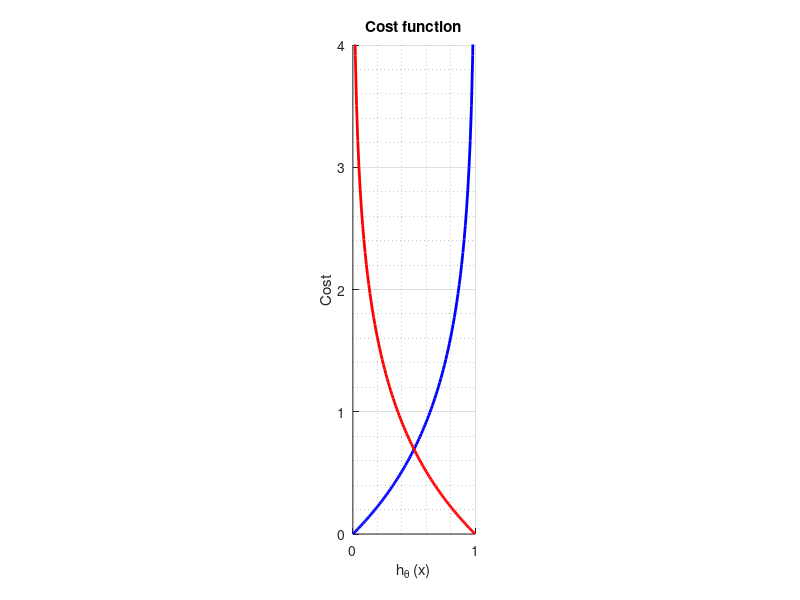
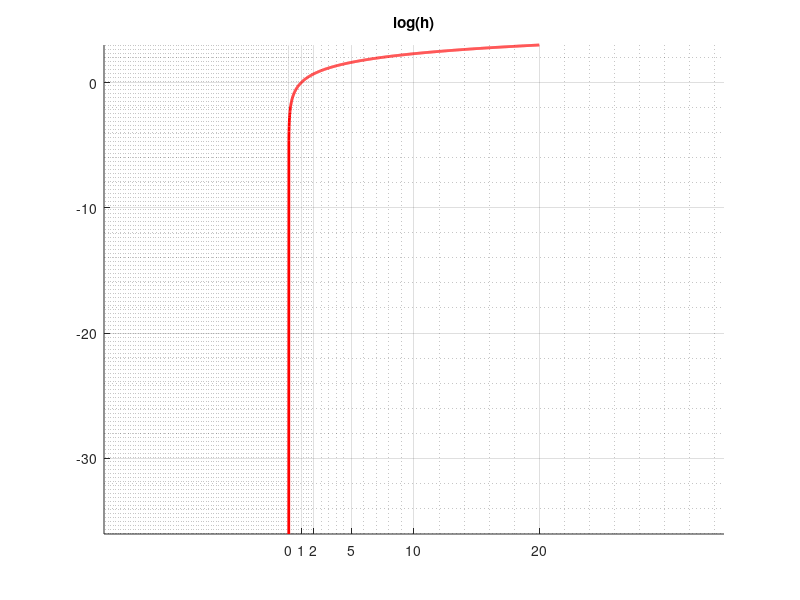
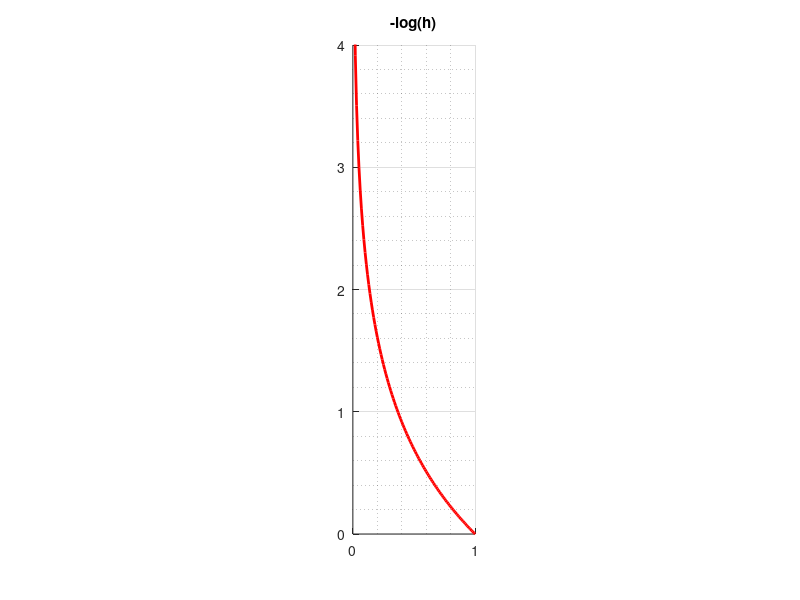

Write the MATLAB code that produced these figures, in order.
clear all; close all; clc;

h = eps : 0.01 : 20;
%%
figure;
title('log(h)');
hold on;
plot(h, log(h), 'r-', 'linewidth', 2);
grid on;
grid minor;
axis equal;
set(gca,'XTick',[0, 1, 2, 5, 10, 20]);
% print('log.png', '-dpng');

%%
figure;
title('-log(h)');
hold on;
plot(h, -log(h), 'r-', 'linewidth', 2);
grid on;
grid minor;
axis equal;
set(gca,'XTick',[0, 1, 20]);
axis([0, 1, -log(1), 4]);
% print('mlog.png', '-dpng');
%%
h = 0 : 0.01 : 1-eps;
figure;
title('-log(1-h)');
hold on;
plot(h, -log(1-h), 'b-', 'linewidth', 2);
grid on;
grid minor;
axis equal;
set(gca,'XTick',[0, 1]);
axis([0, 1, 0, 4]);
% print('mlog1mh.png', '-dpng');
fprintf('Press any key to continue...')
pause;
%%
plot(h, -log(h), 'r-', 'linewidth', 2);
title('Cost function');
xlabel('h_\theta (x)');
ylabel('Cost');
print('logisticcostfunction.png', '-dpng');